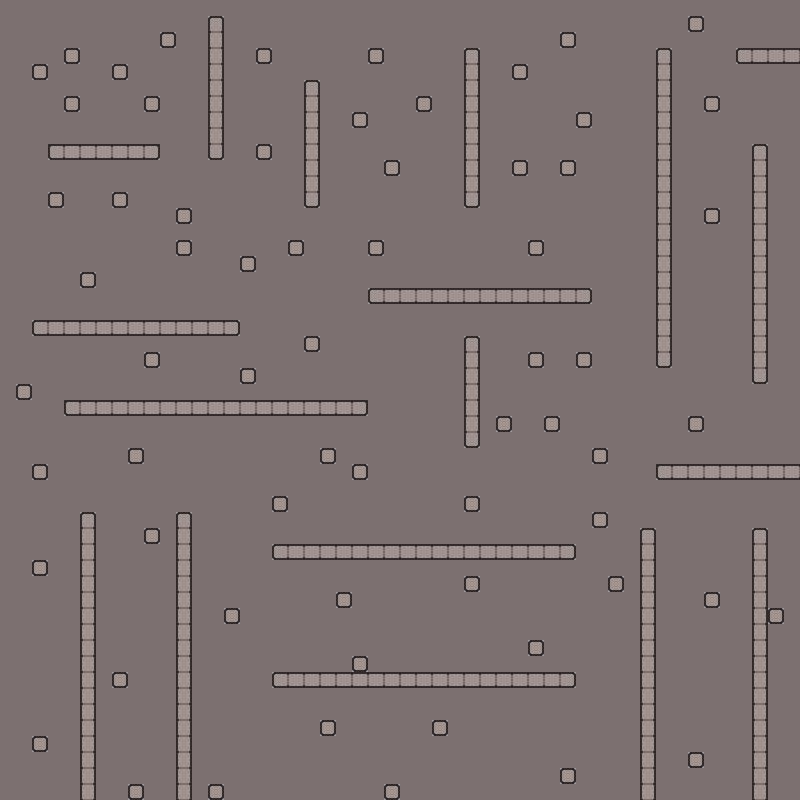

Below is a game level as drawn by its tile map, then a one-line description and the .tmx that defines it (tile-layer data replaced by summaries):
An orthogonal 50x50 tile map with 16x16 px tiles, 2 tile layers (ground, walls).

<map version="1.10" tiledversion="1.10.2" orientation="orthogonal" renderorder="right-down" width="50" height="50" tilewidth="16" tileheight="16" infinite="0" nextlayerid="3" nextobjectid="1">
 <tileset firstgid="1" source="Tileset.tsx" />
 <layer id="1" name="ground" width="50" height="50">
  <data>[2500 cells, 2500 non-empty, 1 distinct tile ids]</data>
 </layer>
 <layer id="2" name="walls" width="50" height="50">
  <data>[2500 cells, 308 non-empty, 12 distinct tile ids]</data>
 </layer>
</map>
